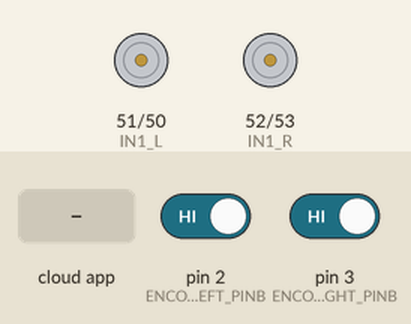
This sketch was run on a simulated Arduino Mega 2560, built with avr-gcc and run on an emulated ATmega2560. On the bench: motor-driver pin pairs drawn as motors (green arrow = first pin HIGH = forward, orange = second pin HIGH = backward, longer = more drive, scaled by the enable pin). The test bench sets the inputs (shaded band); at power-on: pin 2 (ENCODER_LEFT_PINB) HIGH, pin 3 (ENCODER_RIGHT_PINB) HIGH. The ROS host is connected and sends only what is stated.

Above: at 1.2 s.
1.3 s: the phone or cloud app sets linear.x to -100
At 2.2 s:
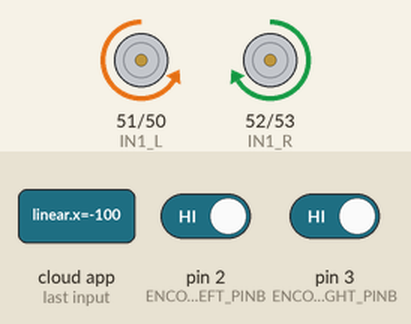
2.8 s: the phone or cloud app sets linear.x to 0
At 4.0 s:
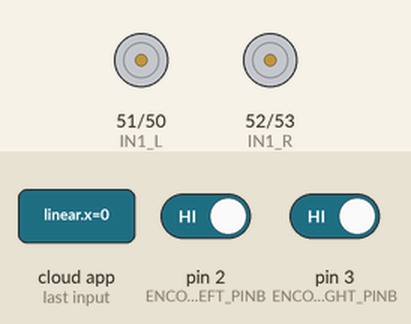
4.3 s: the phone or cloud app sets angular.z to -100
At 5.0 s:
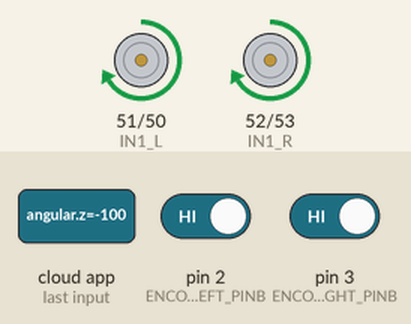
5.8 s: the phone or cloud app sets angular.z to 100
At 6.3 s:
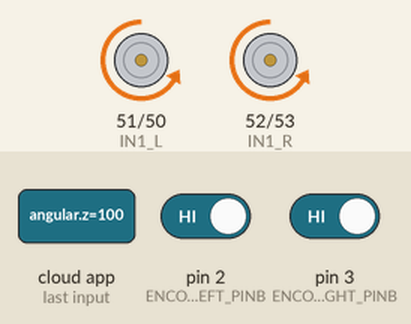
7.3 s: the phone or cloud app sets linear.x to 100
At 8.5 s:
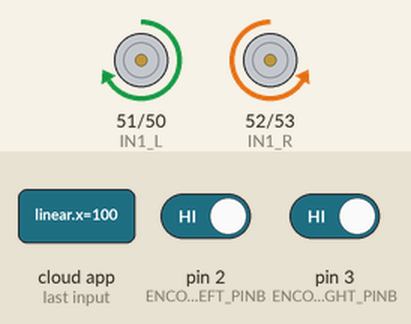
Timing chart, 0 to 9.8 s (numbered marks = the images above; inputs shaded):
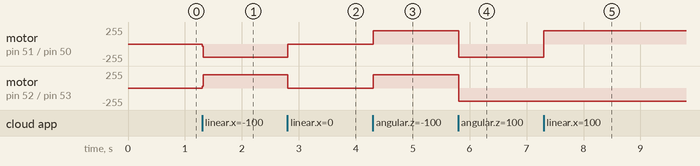

The sketch:

rospibot_motor_pid_test_v1.ino
```cpp
/*
# stop
rostopic pub /cmd_vel geometry_msgs/Twist '{linear: {x: 0.0, y: 0.0, z: 0.0}, angular: {x: 0.0, y: 0.0,z: 0.0}}' --once
# go front slow
rostopic pub /cmd_vel geometry_msgs/Twist '{linear: {x: 0.1, y: 0.0, z: 0.0}, angular: {x: 0.0, y: 0.0,z: 0.0}}' --once
*/

#define SERIAL2_DEBUG

#include <PinChangeInterrupt.h>

#include <ArduinoHardware.h>
#include <ros.h>
#include <geometry_msgs/Twist.h>
#include <std_msgs/Int32.h>

// motor bridge-h config
#define EN_L 6
#define IN1_L 51
#define IN2_L 50

#define EN_R 7
#define IN1_R 52
#define IN2_R 53

// Encoder LEFT pins definition
#define ENCODER_LEFT_FUNCTION encoderLeftCounter
#define ENCODER_LEFT_PINB 2 //B pin -> the interrupt pin 2/3
#define ENCODER_LEFT_PINA 22 //A pin -> the digital pin 9/10
#define ENCODER_LEFT_SIGNAL CHANGE
byte encoderLeftPinLast; // control
volatile long encoderLeftPulses; // the number of pulses
volatile long encoderLeftPulsesPID; // the number of pulses for PID
volatile long encoderLeftPulsesSteeringPID; // the number of pulses for PID, must be reset at same time
boolean encoderLeftDirection; // the rotation direction

// Encoder RIGHT pins definition
#define ENCODER_RIGHT_FUNCTION encoderRightCounter
#define ENCODER_RIGHT_PINB 3 //B pin -> the interrupt pin 2/3
#define ENCODER_RIGHT_PINA 23 //A pin -> the digital pin 9/10
#define ENCODER_RIGHT_SIGNAL CHANGE
byte encoderRightPinLast; // control
volatile long encoderRightPulses; // the number of pulses
volatile long encoderRightPulsesPID; // the number of pulses PID
volatile long encoderRightPulsesSteeringPID; // the number of pulses for PID, must be reset at same time
boolean encoderRightDirection; // the rotation direction

// kinematics config
// wheel_rad is the wheel radius
// wheel_sep is
// units are m, m/s, radian/s
#define ENCODER_PULSES 1920.0
//double w_r=0, w_l=0;
double wheel_rad = 0.034, wheel_sep = 0.200;
double speed_ang = 0, speed_lin = 0;
double wheel_per = 2 * PI * wheel_rad;
//double encoder_pulse_distance = wheel_per / ENCODER_PULSES;

int leftMotorPwmOut = 0;
int rightMotorPwmOut = 0;

// added for twist messages
double leftSpeedPidSetPointTmp;
int leftSpeedPidSetPointDirection;
double rightSpeedPidSetPointTmp;
int rightSpeedPidSetPointDirection;

#include "pid.h"

// looptime control
unsigned long loopTimeLast;
unsigned long looptime;

ros::NodeHandle nh;

std_msgs::Int32 int_encoder_msg1;
ros::Publisher encoder_data1("encl", &int_encoder_msg1);

std_msgs::Int32 int_encoder_msg2;
ros::Publisher encoder_data2("encr", &int_encoder_msg2);

// just for debug
double speed_ang_tmp, speed_lin_tmp;
//bool msgReceived = false;

void messageCb( const geometry_msgs::Twist& msg){
  speed_ang = msg.angular.z;
  speed_lin = msg.linear.x;

  //w_r = (speed_lin/wheel_rad) + ((speed_ang*wheel_sep)/(2.0*wheel_rad));
  //w_l = (speed_lin/wheel_rad) - ((speed_ang*wheel_sep)/(2.0*wheel_rad));

  //rightSpeedPidSetPointTmp = (speed_lin/wheel_rad) + ((speed_ang*wheel_sep)/(2.0*wheel_rad));
  //leftSpeedPidSetPointTmp = (speed_lin/wheel_rad) - ((speed_ang*wheel_sep)/(2.0*wheel_rad));

  //encoder_pulse_distance
  rightSpeedPidSetPointTmp = (speed_lin/wheel_per) + ((speed_ang*wheel_sep)/wheel_per);
  leftSpeedPidSetPointTmp = (speed_lin/wheel_per) - ((speed_ang*wheel_sep)/wheel_per);

  rightSpeedPidSetPointTmp = rightSpeedPidSetPointTmp * ENCODER_PULSES / 1000 * SPEED_PID_SAMPLE_TIME;
  leftSpeedPidSetPointTmp = leftSpeedPidSetPointTmp * ENCODER_PULSES / 1000 * SPEED_PID_SAMPLE_TIME;

  if(rightSpeedPidSetPointTmp > 0) {
    rightSpeedPidSetPointDirection = 1;
    rightSpeedPidSetPoint = rightSpeedPidSetPointTmp;
  } else if(rightSpeedPidSetPointTmp < 0) {
    rightSpeedPidSetPointDirection = -1;
    rightSpeedPidSetPoint = abs(rightSpeedPidSetPointTmp);
  } else {
    rightSpeedPidSetPointDirection = 1;
    rightSpeedPidSetPoint = rightSpeedPidSetPointTmp;
  }

  if(leftSpeedPidSetPointTmp > 0) {
    leftSpeedPidSetPointDirection = 1;
    leftSpeedPidSetPoint = leftSpeedPidSetPointTmp;
  } else if(leftSpeedPidSetPointTmp < 0) {
    leftSpeedPidSetPointDirection = -1;
    leftSpeedPidSetPoint = abs(leftSpeedPidSetPointTmp);
  } else {
    leftSpeedPidSetPointDirection = 0;
    leftSpeedPidSetPoint = leftSpeedPidSetPointTmp;
  }

  // just for debug
  speed_ang_tmp = speed_ang;
  speed_lin_tmp = speed_lin;

}

ros::Subscriber<geometry_msgs::Twist> sub("cmd_vel", &messageCb );

void setup(){

  #ifdef SERIAL2_DEBUG
    Serial2.begin(115200);
    Serial2.println("rospibot start!");
  #endif

  // setup parts
  Setup_Motors();
  Setup_Encoders();
  Setup_PID();

  // ros setup
  nh.initNode();
  nh.subscribe(sub);
  nh.advertise(encoder_data1);
  nh.advertise(encoder_data2);

  // diag control setup
  loopTimeLast = millis();
}

void loop(){

  Update_PID();

  Motor_Left();
  Motor_Right();

  Update_Encoders();

  nh.spinOnce();

  #ifdef SERIAL2_DEBUG

    //Serial2.print(speed_lin_tmp); Serial2.print("\t");
    //Serial2.print(speed_ang_tmp); Serial2.print("\t");

    //Serial2.print(leftSpeedPidSetPointTmp); Serial2.print("\t");
    //Serial2.print(rightSpeedPidSetPointTmp); Serial2.print("\t");

    Serial2.print(leftSpeedPidSetPoint); Serial2.print("\t");
    Serial2.print(rightSpeedPidSetPoint); Serial2.print("\t");

    Serial2.print(leftSpeedPidSetPointDirection); Serial2.print("\t");
    Serial2.print(rightSpeedPidSetPointDirection); Serial2.print("\t");

    Serial2.print(leftMotorPwmOut); Serial2.print("\t");
    Serial2.print(rightMotorPwmOut); Serial2.print("\t");

    Serial2.print(leftSpeedPidInputLast); Serial2.print("\t");
    Serial2.print(rightSpeedPidInputLast); Serial2.print("\t");

    Serial2.print(encoderLeftPulses); Serial2.print("\t");
    Serial2.print(encoderRightPulses); Serial2.print("\t");

    Serial2.print(encoderLeftPulses - encoderRightPulses); Serial2.print("\t");

    looptime = millis();
    Serial2.println(looptime - loopTimeLast);
    loopTimeLast = looptime;
  #endif
}

void Setup_Motors(){
  pinMode(EN_L, OUTPUT);
  pinMode(EN_R, OUTPUT);
  pinMode(IN1_L, OUTPUT);
  pinMode(IN2_L, OUTPUT);
  pinMode(IN1_R, OUTPUT);
  pinMode(IN2_R, OUTPUT);
  digitalWrite(EN_L, LOW);
  digitalWrite(EN_R, LOW);
  digitalWrite(IN1_L, LOW);
  digitalWrite(IN2_L, LOW);
  digitalWrite(IN1_R, LOW);
  digitalWrite(IN2_R, LOW);
}

void Setup_Encoders() {

  encoderLeftDirection = true; //default -> Forward
  pinMode(ENCODER_LEFT_PINA,INPUT);
  pinMode(ENCODER_LEFT_PINB,INPUT);
  attachInterrupt(digitalPinToInterrupt(ENCODER_LEFT_PINB), ENCODER_LEFT_FUNCTION, ENCODER_LEFT_SIGNAL);

  encoderRightDirection = true; //default -> Forward
  pinMode(ENCODER_RIGHT_PINA,INPUT);
  pinMode(ENCODER_RIGHT_PINB,INPUT);
  attachInterrupt(digitalPinToInterrupt(ENCODER_RIGHT_PINB), ENCODER_RIGHT_FUNCTION, ENCODER_RIGHT_SIGNAL);

}

// ros topic publish
void Update_Encoders() {
  int_encoder_msg1.data = encoderLeftPulses;
  encoder_data1.publish(&int_encoder_msg1);

  int_encoder_msg2.data = encoderRightPulses;
  encoder_data2.publish(&int_encoder_msg2);
}

void encoderLeftCounter() {
  int Lstate = digitalRead(ENCODER_LEFT_PINB);
  if((encoderLeftPinLast == LOW) && Lstate==HIGH) {
    int val = digitalRead(ENCODER_LEFT_PINA);
    if(val == LOW && encoderLeftDirection) {
      encoderLeftDirection = false; //Reverse
    } else if(val == HIGH && !encoderLeftDirection) {
      encoderLeftDirection = true;  //Forward
    }
  }
  encoderLeftPinLast = Lstate;
  // true for increment front
  if(encoderLeftDirection) {
    encoderLeftPulses++;
    encoderLeftPulsesPID++;
  } else {
    encoderLeftPulses--;
    encoderLeftPulsesPID--;
  }
}

void encoderRightCounter() {
  int Lstate = digitalRead(ENCODER_RIGHT_PINB);
  if((encoderRightPinLast == LOW) && Lstate==HIGH) {
    int val = digitalRead(ENCODER_RIGHT_PINA);
    if(val == LOW && encoderRightDirection) {
      encoderRightDirection = false; //Reverse
    } else if(val == HIGH && !encoderRightDirection) {
      encoderRightDirection = true;  //Forward
    }
  }
  encoderRightPinLast = Lstate;
  // false for increment front
  if(!encoderRightDirection) {
    encoderRightPulses++;
    encoderRightPulsesPID++;
  } else {
    encoderRightPulses--;
    encoderRightPulsesPID--;
  }
}

void Motor_Left(){
  if (leftSpeedPidSetPointDirection > 0){

    analogWrite(EN_L, leftMotorPwmOut);
    digitalWrite(IN1_L, HIGH);
    digitalWrite(IN2_L, LOW);
  }

  if (leftSpeedPidSetPointDirection < 0){
    analogWrite(EN_L, leftMotorPwmOut);
    digitalWrite(IN1_L, LOW);
    digitalWrite(IN2_L, HIGH);
  }

  if (leftSpeedPidSetPointDirection == 0){
    analogWrite(EN_L, leftMotorPwmOut);
    digitalWrite(IN1_L, LOW);
    digitalWrite(IN2_L, LOW);
  }
}

void Motor_Right(){
  if (rightSpeedPidSetPointDirection > 0){
    analogWrite(EN_R, rightMotorPwmOut);
    digitalWrite(IN1_R, LOW);
    digitalWrite(IN2_R, HIGH);
  }

  if (rightSpeedPidSetPointDirection < 0){
    analogWrite(EN_R, rightMotorPwmOut);
    digitalWrite(IN1_R, HIGH);
    digitalWrite(IN2_R, LOW);
  }

  if (rightSpeedPidSetPointDirection == 0){
    analogWrite(EN_R, rightMotorPwmOut);
    digitalWrite(IN1_R, LOW);
    digitalWrite(IN2_R, LOW);
  }

}
```

pid.h
```cpp
//
// PID CONTROL
//
#include <PID_v1.h>

// steering PID
#define STEERING_PID_TARGET 0
#define STEERING_PID_SAMPLE_TIME 5
#define STEERING_PID_MIN_OUTPUT -100
#define STEERING_PID_MAX_OUTPUT 100
#define STEERING_PID_ADAPTATIVE_LIMIT 20
#define STEERING_PID_ADAPTATIVE_DELAY 100
double steeringPidKp0 = 0.4;
double steeringPidKi0 = 0.001;
double steeringPidKd0 = 0.0;
double steeringPidKp1 = 0.8;
double steeringPidKi1 = 0.003;
double steeringPidKd1 = 0;
boolean steeringPidAdaptativeStart = false;
unsigned long steeringPidAdaptativeTimer;
double steeringPidInput = 0;
int steeringPidInputLast = 0;
double steeringPidOutput; // Power supplied to the motor PWM value.
double steeringPidSetPoint;
PID steeringPid(&steeringPidInput, &steeringPidOutput, &steeringPidSetPoint, steeringPidKp0, steeringPidKi0, steeringPidKd0, REVERSE);
boolean steeringdPidResult = false;
boolean useSteeringPid = false;

#define SPEED_PID_TARGET 40
#define SPEED_PID_SAMPLE_TIME 25.0
#define SPEED_PID_ADAPTATIVE_LIMIT1 15
#define SPEED_PID_ADAPTATIVE_LIMIT2 30

// speed change process
#define SPEED_PID_CHANGE_DELAY 300   // time to wait before start change speed (SPEED_PID_SAMPLE_TIME * 12)

//unsigned long speedPidChangeTimer;
//int speedPidStepInterval = 250; // time between speed change steps
//byte speedPidChangeStatus = 0;

// left speed PID control
#define LEFT_SPEED_PID_MIN_OUTPUT 30
#define LEFT_SPEED_PID_MAX_OUTPUT 200
double leftSpeedPidKp0 = 10;
double leftSpeedPidKi0 = 3;
double leftSpeedPidKd0 = 0;

double leftSpeedPidKp1 = leftSpeedPidKp0;
double leftSpeedPidKi1 = leftSpeedPidKi0;
double leftSpeedPidKd1 = leftSpeedPidKd0;
double leftSpeedPidKp2 = leftSpeedPidKp1;
double leftSpeedPidKi2 = leftSpeedPidKi1;
double leftSpeedPidKd2 = leftSpeedPidKd1;

double leftSpeedPidInput = 0;
byte leftSpeedPidInputLast = 0; // debug
double leftSpeedPidOutput; // Power supplied to the motor PWM value.
double leftSpeedPidSetPoint;
PID leftSpeedPid(&leftSpeedPidInput, &leftSpeedPidOutput, &leftSpeedPidSetPoint, leftSpeedPidKp0, leftSpeedPidKi0, leftSpeedPidKd0, DIRECT);
boolean leftSpeedPidResult = false;

// right speed PID control
#define RIGHT_SPEED_PID_MIN_OUTPUT 30
#define RIGHT_SPEED_PID_MAX_OUTPUT 200
double rightSpeedPidKp0 = 10;
double rightSpeedPidKi0 = 3;
double rightSpeedPidKd0 = 0;

double rightSpeedPidKp1 = rightSpeedPidKp0;
double rightSpeedPidKi1 = rightSpeedPidKi0;
double rightSpeedPidKd1 = rightSpeedPidKd0;
double rightSpeedPidKp2 = rightSpeedPidKp1;
double rightSpeedPidKi2 = rightSpeedPidKi1;
double rightSpeedPidKd2 = rightSpeedPidKd1;

double rightSpeedPidInput = 0;
byte rightSpeedPidInputLast = 0; // debug
double rightSpeedPidOutput; // Power supplied to the motor PWM value.
double rightSpeedPidSetPoint;
PID rightSpeedPid(&rightSpeedPidInput, &rightSpeedPidOutput, &rightSpeedPidSetPoint, rightSpeedPidKp0, rightSpeedPidKi0, rightSpeedPidKd0, DIRECT);
boolean rightSpeedPidResult = false;
```

pid.ino
```cpp
// dont publish any topic

void Setup_PID() {
  // steering PID
  steeringPidSetPoint = STEERING_PID_TARGET;
  steeringPid.SetMode(MANUAL);
  //steeringPid.SetMode(AUTOMATIC);
  steeringPid.SetSampleTime(STEERING_PID_SAMPLE_TIME);
  steeringPid.SetOutputLimits(STEERING_PID_MIN_OUTPUT, STEERING_PID_MAX_OUTPUT);

  // left speed PID
  //leftSpeedPidSetPoint = SPEED_PID_TARGET;
  //leftSpeedPid.SetMode(MANUAL);
  leftSpeedPidSetPoint = 0;
  leftSpeedPid.SetMode(AUTOMATIC);
  leftSpeedPid.SetSampleTime(SPEED_PID_SAMPLE_TIME);
  leftSpeedPid.SetOutputLimits(LEFT_SPEED_PID_MIN_OUTPUT, LEFT_SPEED_PID_MAX_OUTPUT);

  // right speed PID
  //rightSpeedPidSetPoint = SPEED_PID_TARGET; // speed in pulses per sample time
  //rightSpeedPid.SetMode(MANUAL);
  rightSpeedPidSetPoint = 0; // speed in pulses per sample time
  rightSpeedPid.SetMode(AUTOMATIC);
  rightSpeedPid.SetSampleTime(SPEED_PID_SAMPLE_TIME);
  rightSpeedPid.SetOutputLimits(RIGHT_SPEED_PID_MIN_OUTPUT, RIGHT_SPEED_PID_MAX_OUTPUT);
}

void Update_PID() {
  // calculate steeringPid
  if(useSteeringPid) {
    steeringdPidResult = steeringPidCompute();
  } else steeringdPidResult = false;

  // calculate speedPid
  leftSpeedPidResult = leftSpeedPidCompute();
  rightSpeedPidResult = rightSpeedPidCompute();
  // set speed
  leftMotorPwmOut = leftSpeedPidOutput; // - steeringPidOutput;
  rightMotorPwmOut = rightSpeedPidOutput; // + steeringPidOutput;

  if(speed_lin == 0 && speed_ang == 0) {
    leftMotorPwmOut = 0;
    rightMotorPwmOut = 0;
  }
}

boolean leftSpeedPidCompute() {
  boolean pidResult;

  if(useSteeringPid) {
    //Serial.println("useSteeringPid LEFT");
    leftSpeedPidInput = abs(encoderLeftPulsesPID) + (abs(encoderLeftPulsesPID) * steeringPidOutput / 100);
  } else {
    leftSpeedPidInput = abs(encoderLeftPulsesPID);
  }

  if(abs(leftSpeedPidInput - leftSpeedPidSetPoint) > SPEED_PID_ADAPTATIVE_LIMIT2) {
    //Serial.println("agressive LEFT");
    leftSpeedPid.SetTunings(leftSpeedPidKp2, leftSpeedPidKi2, leftSpeedPidKd2);
  } else if(abs(leftSpeedPidInput - leftSpeedPidSetPoint) > SPEED_PID_ADAPTATIVE_LIMIT1) {
    //Serial.println("medium LEFT");
    leftSpeedPid.SetTunings(leftSpeedPidKp1, leftSpeedPidKi1, leftSpeedPidKd1);
  } else {
    //Serial.println("nice LEFT");
    leftSpeedPid.SetTunings(leftSpeedPidKp0, leftSpeedPidKi0, leftSpeedPidKd0);
  }

  pidResult = leftSpeedPid.Compute();
  if(pidResult) {
    encoderLeftPulsesPID = 0;
    leftSpeedPidInputLast = leftSpeedPidInput;
  }
  return pidResult;
}

boolean rightSpeedPidCompute() {
  boolean pidResult;

  if(useSteeringPid) {
    //Serial.println("useSteeringPid RIGHT");
    rightSpeedPidInput = abs(encoderRightPulsesPID) - (abs(encoderRightPulsesPID) * steeringPidOutput / 100);
  } else {
    rightSpeedPidInput = abs(encoderRightPulsesPID);
  }

  if(abs(rightSpeedPidInput - rightSpeedPidSetPoint) > SPEED_PID_ADAPTATIVE_LIMIT2) {
    //Serial.println("agressive RIGHT");
    rightSpeedPid.SetTunings(rightSpeedPidKp2, rightSpeedPidKi2, rightSpeedPidKd2);
  } else if(abs(rightSpeedPidInput - rightSpeedPidSetPoint) > SPEED_PID_ADAPTATIVE_LIMIT1) {
    //Serial.println("medium RIGHT");
    rightSpeedPid.SetTunings(rightSpeedPidKp1, rightSpeedPidKi1, rightSpeedPidKd1);
  } else {
    //Serial.println("nice RIGHT");
    rightSpeedPid.SetTunings(rightSpeedPidKp0, rightSpeedPidKi0, rightSpeedPidKd0);
  }

  pidResult = rightSpeedPid.Compute();
  if(pidResult) {
    encoderRightPulsesPID = 0;
    //Serial.print("Compute RIGHT "); Serial.println(rightSpeedPidInput);
    rightSpeedPidInputLast = rightSpeedPidInput;
  }
  return pidResult;
}

boolean steeringPidCompute() {
  boolean pidResult;
  // calculate pwm wheel diference correction using pid
  steeringPidInput = abs(encoderLeftPulsesSteeringPID) - abs(encoderRightPulsesSteeringPID);
  // adaptative steering PID
  if(!steeringPidAdaptativeStart) {
    if(steeringPidInput > STEERING_PID_ADAPTATIVE_LIMIT) {
      steeringPid.SetTunings(steeringPidKp1, steeringPidKi1, steeringPidKd1);
    } else {
      steeringPid.SetTunings(steeringPidKp0, steeringPidKi0, steeringPidKd0);
    }
  } else {
    if(millis() > steeringPidAdaptativeTimer) {
      steeringPidAdaptativeStart = true;
    }
  }
  pidResult = steeringPid.Compute();
  if(pidResult) {
    steeringPidInputLast = steeringPidInput;
  }
  return pidResult;
}
```

Measured:
- after the input at 1.3 s, motor on pin 51 (IN1_L) / pin 50 (IN2_L): stopped → backward 200/255 at once; motor on pin 52 (IN1_R) / pin 53 (IN2_R): stopped → forward 200/255 at once
- after the input at 2.8 s, motor on pin 51 (IN1_L) / pin 50 (IN2_L): backward 200/255 → stopped at once; motor on pin 52 (IN1_R) / pin 53 (IN2_R): forward 200/255 → stopped at once
- after the input at 4.3 s, motor on pin 51 (IN1_L) / pin 50 (IN2_L), motor on pin 52 (IN1_R) / pin 53 (IN2_R): stopped → forward 200/255 at once
- after the input at 5.8 s, motor on pin 51 (IN1_L) / pin 50 (IN2_L), motor on pin 52 (IN1_R) / pin 53 (IN2_R): forward 200/255 → backward 200/255 at once
- after the input at 7.3 s, motor on pin 51 (IN1_L) / pin 50 (IN2_L): backward 200/255 → forward 200/255 at once
